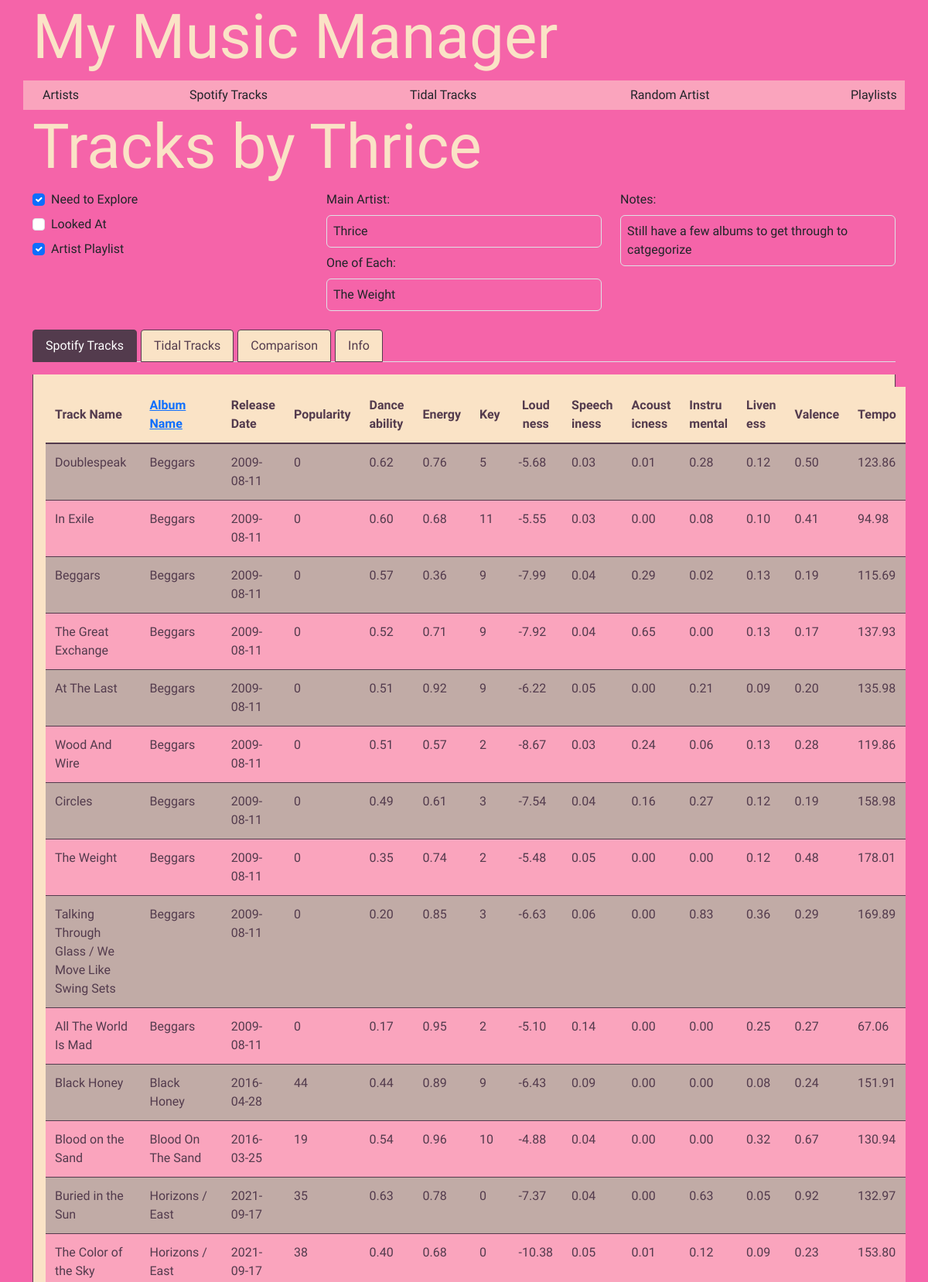
Screenshot of /artist/1/tracks (upper part) with the database file from the repository.
### app/models.py (models this page shows, shortened)
class Artist(db.Model):
    id = db.Column(db.Integer, primary_key=True)
    artist_name = db.Column(db.String(120), nullable=False)
    main_artist = db.Column(db.String(120), nullable=False)
    need_to_explore = db.Column(db.Boolean, nullable=False)
    looked_at = db.Column(db.Boolean, nullable=False)
    artist_playlist = db.Column(db.Boolean, nullable=False)
    one_of_each = db.Column(db.String(120), nullable=True)
    notes = db.Column(db.Text, nullable=True)
    order = db.Column(db.Integer, nullable=False, default=0)
    hide = db.Column(db.Boolean, nullable=False, default=False)
    musicbrainz_id = db.Column(db.String(36), nullable=True)
    musicbrainz_data = db.relationship('MusicBrainzAlbum', backref='artist', lazy=True)
    tracks = db.relationship('MusicBrainzTrack', backref='main_artist', lazy='dynamic')
    featured_in_tracks = db.relationship('MusicBrainzTrack', secondary=featured_artists,
                                         back_populates='featured_artists')
    genres = db.Column(db.String(255), nullable=True)

class SpotifyTrack(db.Model):
    id = db.Column(db.Integer, primary_key=True)
    spotify_id = db.Column(db.String(255))
    artist_ids = db.Column(db.String(255))
    track_name = db.Column(db.String(255))
    album_name = db.Column(db.String(255))
    helper = db.Column(db.String(255))
    artist_name = db.Column(db.String(255))
    release_date = db.Column(db.String(255))
    duration_ms = db.Column(db.Integer)
    popularity = db.Column(db.Integer)
    added_by = db.Column(db.String(255))
    added_at = db.Column(db.String(255))
    genres = db.Column(db.String(1000))
    danceability = db.Column(db.Float)
    energy = db.Column(db.Float)
    key = db.Column(db.Integer)
    loudness = db.Column(db.Float)
    mode = db.Column(db.Integer)
    speechiness = db.Column(db.Float)
    acousticness = db.Column(db.Float)
    instrumentalness = db.Column(db.Float)
    liveness = db.Column(db.Float)
    valence = db.Column(db.Float)
    tempo = db.Column(db.Float)
    time_signature = db.Column(db.Integer)

### app/views.py (the view)
@app.route('/artist/<int:artist_id>/tracks', methods=['GET'])
def artist_tracks(artist_id):
    artist = Artist.query.get_or_404(artist_id)
    sort_by = request.args.get('sort', 'album_name')  # Default sort by album name
    order = request.args.get('order', 'asc')  # Default order is ascending
    if sort_by == 'album_name':
        if order == 'asc':
            spotify_tracks = SpotifyTrack.query.filter_by(artist_name=artist.artist_name).order_by(SpotifyTrack.album_name.asc()).all()
            tidal_tracks = TidalTrack.query.filter_by(artist_name=artist.artist_name).order_by(TidalTrack.album_name.asc()).all()
        else:
            spotify_tracks = SpotifyTrack.query.filter_by(artist_name=artist.artist_name).order_by(SpotifyTrack.album_name.desc()).all()
            tidal_tracks = TidalTrack.query.filter_by(artist_name=artist.artist_name).order_by(TidalTrack.album_name.desc()).all()
    spotify_track_names = {track.track_name for track in spotify_tracks}
    tidal_track_names = {track.track_name for track in tidal_tracks}
    common_tracks = spotify_track_names & tidal_track_names  # Intersection
    unique_spotify_tracks = spotify_track_names - tidal_track_names  # Spotify only
    unique_tidal_tracks = tidal_track_names - spotify_track_names  # Tidal only
    return render_template('artist_tracks.html',
                           artist=artist,
                           spotify_tracks=spotify_tracks,
                           tidal_tracks=tidal_tracks,
                           common_tracks=common_tracks,
                           unique_spotify_tracks=unique_spotify_tracks,
                           unique_tidal_tracks=unique_tidal_tracks,
                           sort_by=sort_by,
                           order=order)

### app/templates/artist_tracks.html (shortened to what this page needs)
{% extends "base.html" %}
{% block content %}
<link rel="stylesheet" href="{{ url_for('static', filename='css/artists_overview.css') }}">
{% include 'nav.html' %}
<h1 class="display-1 title">Tracks by {{ artist.artist_name }}</h1>
<div class="artist-details mb-3">
    <div class="row">
        <div class="col-md-4">
            <div class="form-check mb-2">
                <input class="form-check-input" type="checkbox"
                       hx-post="{{ url_for('update_artist', artist_id=artist.id) }}"
                       hx-include="closest div.artist-details"
                       name="need_to_explore"
                       id="need_to_explore"
                       {% if artist.need_to_explore %}checked{% endif %}>
                <label class="form-check-label" for="need_to_explore">
                    Need to Explore
                </label>
            </div>
            <div class="form-check mb-2">
                <input class="form-check-input" type="checkbox"
                       hx-post="{{ url_for('update_artist', artist_id=artist.id) }}"
                       hx-include="closest div.artist-details"
                       name="looked_at"
                       id="looked_at"
                       {% if artist.looked_at %}checked{% endif %}>
                <label class="form-check-label" for="looked_at">
                    Looked At
                </label>
            </div>
            <div class="form-check mb-2">
                <input class="form-check-input" type="checkbox"
                       hx-post="{{ url_for('update_artist', artist_id=artist.id) }}"
                       hx-include="closest div.artist-details"
                       name="artist_playlist"
                       id="artist_playlist"
                       {% if artist.artist_playlist %}checked{% endif %}>
                <label class="form-check-label" for="artist_playlist">
                    Artist Playlist
                </label>
            </div>
        </div>
        <div class="col-md-4">
            <div class="mb-2">
                <label class="form-label">Main Artist:</label>
                <div class="editable-field p-2 border rounded"
                     hx-get="{{ url_for('edit_field', artist_id=artist.id, field='main_artist') }}"
                     hx-trigger="click" hx-swap="innerHTML">
                    {% if artist.main_artist %}
                        {{ artist.main_artist }}
                    {% else %}
                        <em class="text-muted">Click to edit</em>
                    {% endif %}
                </div>
            </div>
            <div class="mb-2">
                <label class="form-label">One of Each:</label>
                <div class="editable-field p-2 border rounded"
                     hx-get="{{ url_for('edit_field', artist_id=artist.id, field='one_of_each') }}"
                     hx-trigger="click" hx-swap="innerHTML">
                    {% if artist.one_of_each is none %}
                        <em class="text-muted">Click to edit</em>
                    {% else %}
                        {{ artist.one_of_each }}
                    {% endif %}
                </div>
            </div>
        </div>
        <div class="col-md-4">
            <div class="mb-2">
                <label class="form-label">Notes:</label>
                <div class="editable-field p-2 border rounded"
                     hx-get="{{ url_for('edit_field', artist_id=artist.id, field='notes') }}"
                     hx-trigger="click" hx-swap="innerHTML">
                    {% if artist.notes is none %}
                        <em class="text-muted">Click to edit</em>
                    {% else %}
                        {{ artist.notes }}
                    {% endif %}
                </div>
            </div>
        </div>
    </div>
</div>
<ul class="nav nav-tabs" id="trackTabs" role="tablist">
    <li class="nav-item" role="presentation">
        <button class="nav-link active" id="spotify-tab" data-bs-toggle="tab" data-bs-target="#spotify" type="button" role="tab" aria-controls="spotify" aria-selected="true">Spotify Tracks</button>
    </li>
    <li class="nav-item" role="presentation">
        <button class="nav-link" id="tidal-tab" data-bs-toggle="tab" data-bs-target="#tidal" type="button" role="tab" aria-controls="tidal" aria-selected="false">Tidal Tracks</button>
    </li>
    <li class="nav-item" role="presentation">
        <button class="nav-link" id="comparison-tab" data-bs-toggle="tab" data-bs-target="#comparison" type="button" role="tab" aria-controls="comparison" aria-selected="false">Comparison</button>
    </li>
    <li class="nav-item" role="presentation">
        <button class="nav-link" id="info-tab" data-bs-toggle="tab" data-bs-target="#info" type="button" role="tab" aria-controls="info" aria-selected="false">Info</button>
    </li>
</ul>
<div class="tab-content mt-3" id="trackTabsContent">
    <div class="tab-pane fade show active" id="spotify" role="tabpanel" aria-labelledby="spotify-tab">
        <table class="custom-table">
            <thead>
                <tr>
                    <th>Track Name</th>
                    <th><a href="{{ url_for('artist_tracks', artist_id=artist.id, sort='album_name', order='asc' if order == 'desc' else 'desc') }}">Album Name</a></th>
                    <th>Release Date</th>
                    <th>Popularity</th>
                    <th class="shorty">Dance ability</th>
                    <th class="shorty">Energy</th>
                    <th class="shorty">Key</th>
                    <th class="shorty text-center">Loud ness</th>
                    <th class="shorty">Speech iness</th>
                    <th class="shorty">Acoust icness</th>
                    <th class="shorty">Instru mental</th>
                    <th class="shorty">Liven ess</th>
                    <th class="shorty">Valence</th>
                    <th class="shorty">Tempo</th>
                </tr>
            </thead>
            <tbody>
                {% for track in spotify_tracks %}
                <tr>
                    <td>{{ track.track_name }}</td>
                    <td>{{ track.album_name }}</td>
                    <td>{{ track.release_date }}</td>
                    <td>{{ track.popularity }}</td>
                    <td class="shorty">{{ "%.2f" | format(track.danceability) }}</td>
                    <td class="shorty">{{ "%.2f" | format(track.energy) }}</td>
                    <td class="shorty">{{ track.key }}</td>
                    <td class="shorty">{{ "%.2f" | format(track.loudness) }}</td>
                    <td class="shorty">{{ "%.2f" | format(track.speechiness) }}</td>
                    <td class="shorty">{{ "%.2f" | format(track.acousticness) }}</td>
                    <td class="shorty">{{ "%.2f" | format(track.instrumentalness) }}</td>
                    <td class="shorty">{{ "%.2f" | format(track.liveness) }}</td>
                    <td class="shorty">{{ "%.2f" | format(track.valence) }}</td>
                    <td class="shorty">{{ "%.2f" | format(track.tempo) }}</td>
                </tr>
                {% endfor %}
            </tbody>
        </table>
    </div>
</div>
{% endblock %}

### app/static/css/styles.css (style rules this page uses)
body { --pale-dogwood: #c1aba6ff; --eggplant: #533b4dff; --hot-pink: #f564a9ff; --amaranth-pink: #faa4bdff; --champagne: #fae3c6ff; background-color: var(--hot-pink); font-family: 'Sarala', sans-serif; }
.title { font-family: 'Life Savers', serif; color: var(--champagne); }
h1, h2, h3, h4, h5, h6 { font-family: 'Kalam', cursive; }

### app/static/css/artists_overview.css (style rules this page uses)
.custom-table { width: 100%; margin-bottom: 1rem; color: var(--eggplant); border-collapse: collapse; }
.custom-table th { background-color: var(--champagne); text-align: left; padding: 0.75rem; border-bottom: 2px solid var(--eggplant); color: var(--eggplant); }
.custom-table td { padding: 0.75rem; vertical-align: top; border-bottom: 1px solid var(--eggplant); color: var(--eggplant); }
.custom-table tbody tr:nth-of-type(odd) { background-color: var(--pale-dogwood); }
.custom-table tbody tr:nth-of-type(even) { background-color: var(--amaranth-pink); }
.nav-tabs .nav-link { color: var(--eggplant); background-color: var(--champagne); border: 1px solid var(--eggplant); margin-right: 5px; padding: 0.5rem 1rem; border-radius: 0.25rem 0.25rem 0 0; }
.nav-tabs .nav-link.active { color: #fff; background-color: var(--eggplant); border-color: var(--eggplant); }
.tab-content { border: 1px solid var(--eggplant); border-top: none; background-color: var(--champagne); padding: 1rem; border-radius: 0 0 0.25rem 0.25rem; }
.custom-table th { position: sticky; top: 0; z-index: 2; background-color: var(--champagne); color: var(--eggplant); box-shadow: 0 2px 2px -1px rgba(0, 0, 0, 0.4); }

### rows the page displays
Artist: artist_name "Thrice", need_to_explore "☑", artist_playlist "☑", main_artist "Thrice", one_of_each "The Weight", notes "Still have a few albums to get through to catgegorize"
SpotifyTrack: track_name "Doublespeak", album_name "Beggars", release_date "2009-08-11", popularity "0", danceability "0.62", energy "0.76", key "5", loudness "-5.68", speechiness "0.03", acousticness "0.01", instrumentalness "0.28", liveness "0.12", valence "0.50", tempo "123.86"
SpotifyTrack: track_name "In Exile", album_name "Beggars", release_date "2009-08-11", popularity "0", danceability "0.60", energy "0.68", key "11", loudness "-5.55", speechiness "0.03", acousticness "0.00", instrumentalness "0.08", liveness "0.10", valence "0.41", tempo "94.98"
SpotifyTrack: track_name "Beggars", album_name "Beggars", release_date "2009-08-11", popularity "0", danceability "0.57", energy "0.36", key "9", loudness "-7.99", speechiness "0.04", acousticness "0.29", instrumentalness "0.02", liveness "0.13", valence "0.19", tempo "115.69"
SpotifyTrack: track_name "The Great Exchange", album_name "Beggars", release_date "2009-08-11", popularity "0", danceability "0.52", energy "0.71", key "9", loudness "-7.92", speechiness "0.04", acousticness "0.65", instrumentalness "0.00", liveness "0.13", valence "0.17", tempo "137.93"
SpotifyTrack: track_name "At The Last", album_name "Beggars", release_date "2009-08-11", popularity "0", danceability "0.51", energy "0.92", key "9", loudness "-6.22", speechiness "0.05", acousticness "0.00", instrumentalness "0.21", liveness "0.09", valence "0.20", tempo "135.98"
SpotifyTrack: track_name "Wood And Wire", album_name "Beggars", release_date "2009-08-11", popularity "0", danceability "0.51", energy "0.57", key "2", loudness "-8.67", speechiness "0.03", acousticness "0.24", instrumentalness "0.06", liveness "0.13", valence "0.28", tempo "119.86"
SpotifyTrack: track_name "Circles", album_name "Beggars", release_date "2009-08-11", popularity "0", danceability "0.49", energy "0.61", key "3", loudness "-7.54", speechiness "0.04", acousticness "0.16", instrumentalness "0.27", liveness "0.12", valence "0.19", tempo "158.98"
SpotifyTrack: track_name "The Weight", album_name "Beggars", release_date "2009-08-11", popularity "0", danceability "0.35", energy "0.74", key "2", loudness "-5.48", speechiness "0.05", acousticness "0.00", instrumentalness "0.00", liveness "0.12", valence "0.48", tempo "178.01"
SpotifyTrack: track_name "Talking Through Glass / We Move Like Swing Sets", album_name "Beggars", release_date "2009-08-11", popularity "0", danceability "0.20", energy "0.85", key "3", loudness "-6.63", speechiness "0.06", acousticness "0.00", instrumentalness "0.83", liveness "0.36", valence "0.29", tempo "169.89"
SpotifyTrack: track_name "All The World Is Mad", album_name "Beggars", release_date "2009-08-11", popularity "0", danceability "0.17", energy "0.95", key "2", loudness "-5.10", speechiness "0.14", acousticness "0.00", instrumentalness "0.00", liveness "0.25", valence "0.27", tempo "67.06"
SpotifyTrack: track_name "Black Honey", album_name "Black Honey", release_date "2016-04-28", popularity "44", danceability "0.44", energy "0.89", key "9", loudness "-6.43", speechiness "0.09", acousticness "0.00", instrumentalness "0.00", liveness "0.08", valence "0.24", tempo "151.91"
SpotifyTrack: track_name "Blood on the Sand", album_name "Blood On The Sand", release_date "2016-03-25", popularity "19", danceability "0.54", energy "0.96", key "10", loudness "-4.88", speechiness "0.04", acousticness "0.00", instrumentalness "0.00", liveness "0.32", valence "0.67", tempo "130.94"
SpotifyTrack: track_name "Buried in the Sun", album_name "Horizons / East", release_date "2021-09-17", popularity "35", danceability "0.63", energy "0.78", key "0", loudness "-7.37", speechiness "0.04", acousticness "0.00", instrumentalness "0.63", liveness "0.05", valence "0.92", tempo "132.97"
SpotifyTrack: track_name "The Color of the Sky", album_name "Horizons / East", release_date "2021-09-17", popularity "38", danceability "0.40", energy "0.68", key "0", loudness "-10.38", speechiness "0.05", acousticness "0.01", instrumentalness "0.12", liveness "0.09", valence "0.23", tempo "153.80"
